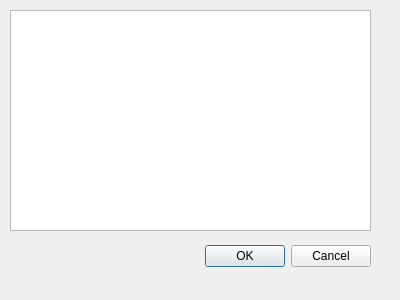
<?xml version="1.0" encoding="UTF-8"?>
<ui version="4.0">
 <class>reqKeys</class>
 <widget class="QDialog" name="reqKeys">
  <property name="geometry">
   <rect>
    <x>0</x>
    <y>0</y>
    <width>400</width>
    <height>300</height>
   </rect>
  </property>
  <property name="windowTitle">
   <string>Required Keys</string>
  </property>
  <widget class="QDialogButtonBox" name="buttonBox">
   <property name="geometry">
    <rect>
     <x>30</x>
     <y>240</y>
     <width>341</width>
     <height>32</height>
    </rect>
   </property>
   <property name="orientation">
    <enum>Qt::Horizontal</enum>
   </property>
   <property name="standardButtons">
    <set>QDialogButtonBox::Cancel|QDialogButtonBox::Ok</set>
   </property>
  </widget>
  <widget class="QListWidget" name="keyList">
   <property name="geometry">
    <rect>
     <x>10</x>
     <y>10</y>
     <width>361</width>
     <height>221</height>
    </rect>
   </property>
  </widget>
 </widget>
 <resources/>
 <connections>
  <connection>
   <sender>buttonBox</sender>
   <signal>accepted()</signal>
   <receiver>reqKeys</receiver>
   <slot>accept()</slot>
   <hints>
    <hint type="sourcelabel">
     <x>248</x>
     <y>254</y>
    </hint>
    <hint type="destinationlabel">
     <x>157</x>
     <y>274</y>
    </hint>
   </hints>
  </connection>
  <connection>
   <sender>buttonBox</sender>
   <signal>rejected()</signal>
   <receiver>reqKeys</receiver>
   <slot>reject()</slot>
   <hints>
    <hint type="sourcelabel">
     <x>316</x>
     <y>260</y>
    </hint>
    <hint type="destinationlabel">
     <x>286</x>
     <y>274</y>
    </hint>
   </hints>
  </connection>
 </connections>
</ui>
